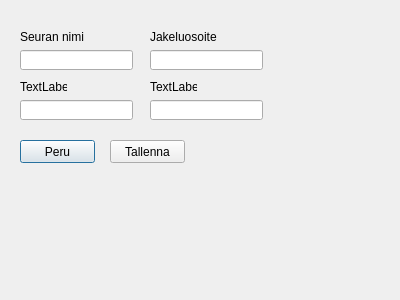
<?xml version="1.0" encoding="UTF-8"?>
<ui version="4.0">
 <class>Dialog</class>
 <widget class="QDialog" name="Dialog">
  <property name="geometry">
   <rect>
    <x>0</x>
    <y>0</y>
    <width>400</width>
    <height>300</height>
   </rect>
  </property>
  <property name="windowTitle">
   <string>Dialog</string>
  </property>
  <widget class="QLabel" name="label">
   <property name="geometry">
    <rect>
     <x>20</x>
     <y>30</y>
     <width>70</width>
     <height>13</height>
    </rect>
   </property>
   <property name="text">
    <string>Seuran nimi</string>
   </property>
  </widget>
  <widget class="QLabel" name="label_2">
   <property name="geometry">
    <rect>
     <x>150</x>
     <y>30</y>
     <width>90</width>
     <height>13</height>
    </rect>
   </property>
   <property name="text">
    <string>Jakeluosoite</string>
   </property>
  </widget>
  <widget class="QLabel" name="label_3">
   <property name="geometry">
    <rect>
     <x>20</x>
     <y>80</y>
     <width>47</width>
     <height>13</height>
    </rect>
   </property>
   <property name="text">
    <string>TextLabel</string>
   </property>
  </widget>
  <widget class="QLabel" name="label_4">
   <property name="geometry">
    <rect>
     <x>150</x>
     <y>80</y>
     <width>47</width>
     <height>13</height>
    </rect>
   </property>
   <property name="text">
    <string>TextLabel</string>
   </property>
  </widget>
  <widget class="QLineEdit" name="editCompanyNameLineEdit">
   <property name="geometry">
    <rect>
     <x>20</x>
     <y>50</y>
     <width>113</width>
     <height>20</height>
    </rect>
   </property>
  </widget>
  <widget class="QLineEdit" name="editCompanyPostalAddressLineEdit">
   <property name="geometry">
    <rect>
     <x>150</x>
     <y>50</y>
     <width>113</width>
     <height>20</height>
    </rect>
   </property>
  </widget>
  <widget class="QLineEdit" name="editCompanyZIPLineEdit">
   <property name="geometry">
    <rect>
     <x>20</x>
     <y>100</y>
     <width>113</width>
     <height>20</height>
    </rect>
   </property>
  </widget>
  <widget class="QLineEdit" name="editCompanyCityLineEdit">
   <property name="geometry">
    <rect>
     <x>150</x>
     <y>100</y>
     <width>113</width>
     <height>20</height>
    </rect>
   </property>
  </widget>
  <widget class="QPushButton" name="editCompanyCancelPushButton">
   <property name="geometry">
    <rect>
     <x>20</x>
     <y>140</y>
     <width>75</width>
     <height>23</height>
    </rect>
   </property>
   <property name="text">
    <string>Peru</string>
   </property>
   <property name="default">
    <bool>true</bool>
   </property>
  </widget>
  <widget class="QPushButton" name="editCompanySavePushButton">
   <property name="geometry">
    <rect>
     <x>110</x>
     <y>140</y>
     <width>75</width>
     <height>23</height>
    </rect>
   </property>
   <property name="text">
    <string>Tallenna</string>
   </property>
  </widget>
 </widget>
 <resources/>
 <connections/>
</ui>
